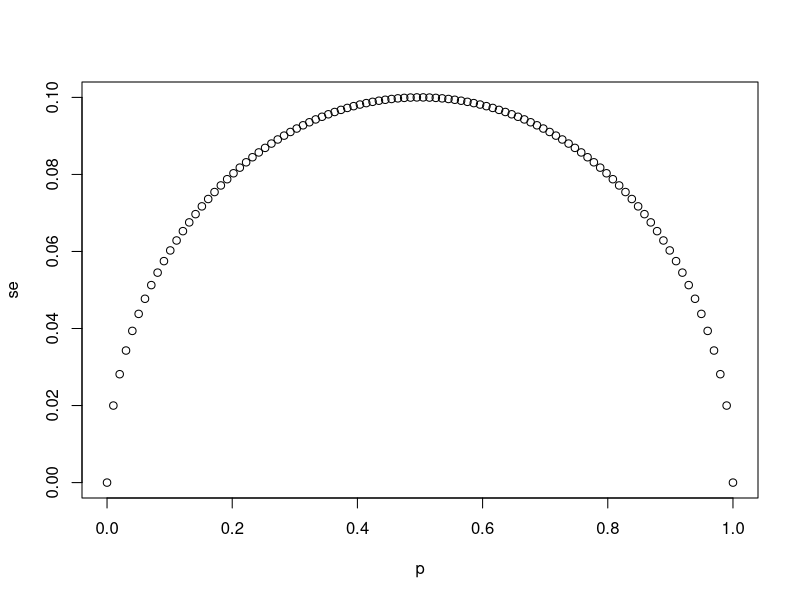
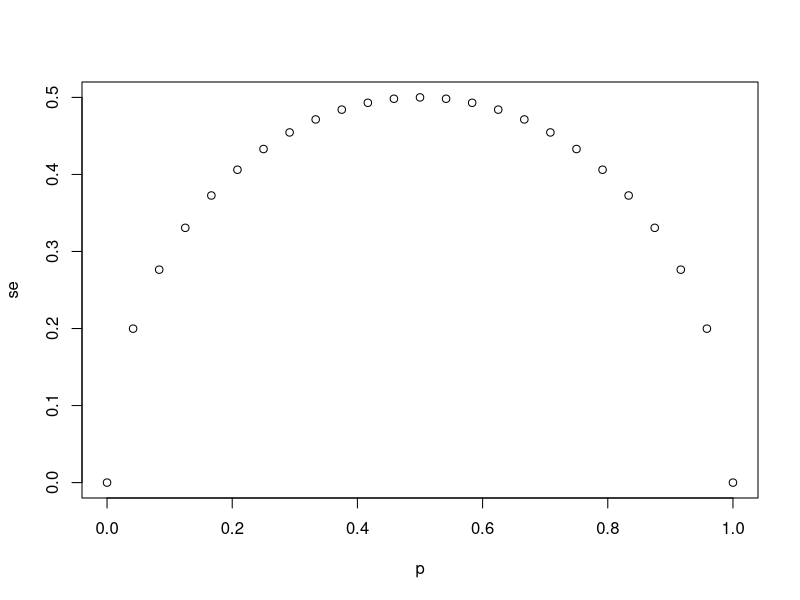
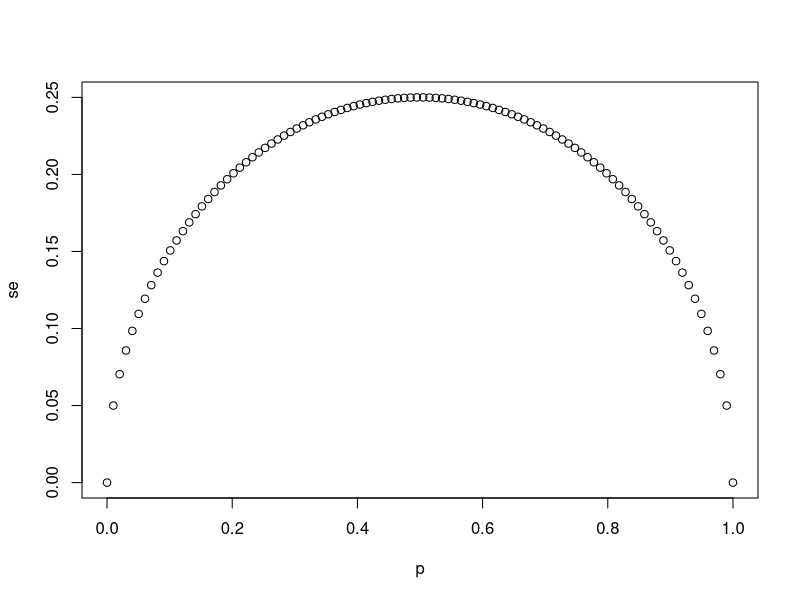
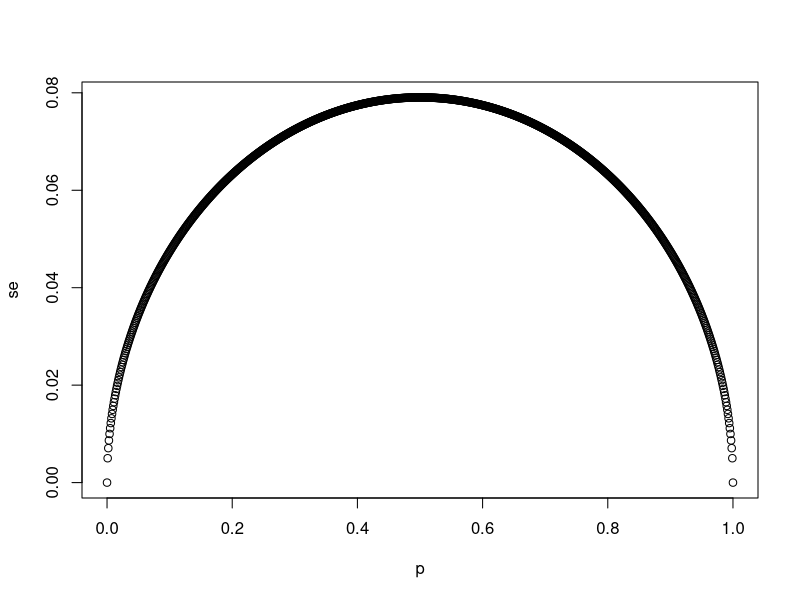

The R source for these figures, in order:
## ---- chunk 1
p <- seq(0, 1, length = 100)
se <- sqrt(p*(1-p)/25)
plot(p, se)
## ---- chunk 2
N = c(25, 100, 1000)
for(i in 1:3){
    p <- seq(0, 1, length=N[i])
    se <- sqrt(25*p*(1-p)/N[i])
    plot(p, se)
    }
## ---- chunk 3
#SE = sqrt(4*p*(1-p)/N) where p=.45 and N =25
se <- sqrt(4*0.45*(1-0.45)/25)
se
